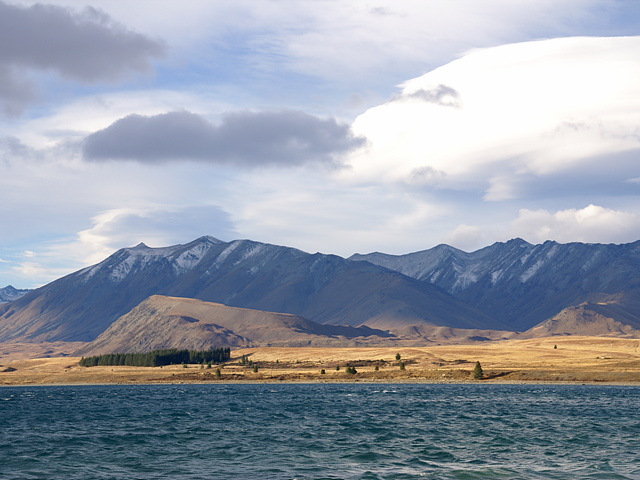
#> input picture 05.geometric_transform/tekapo.bmp, 640 x 480 px
$ python 05.rotation1.py
#> lines starting #> are read from the running program, lines starting #| are printed output that depends on the picture
import sys
import math
import numpy as np
import cv2


src = cv2.imread("tekapo.bmp")
#> src is the input picture: shape (480, 640, 3); mean B, G, R 169.8, 157.4, 149.7

if src is None:
    print("Image load failed!")
    sys.exit()

rad = 20 * math.pi / 180 # 반시계방향으로 20도 돌림
aff = np.array(
    [[math.cos(rad), math.sin(rad), 0], [-math.sin(rad), math.cos(rad), 0]],
    dtype=np.float32,
)

dst = cv2.warpAffine(src, aff, (0, 0))
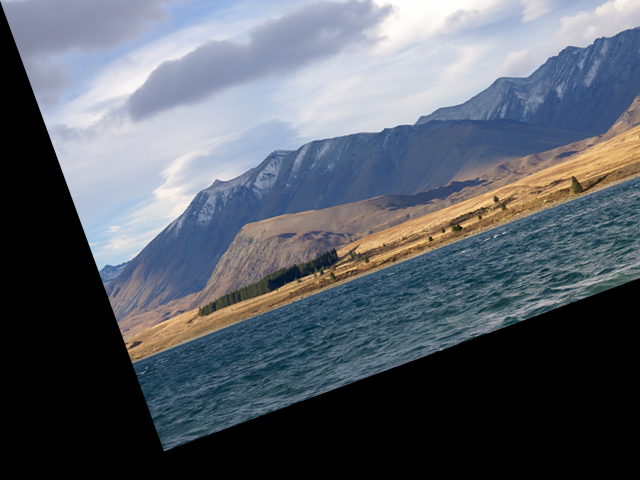
#> dst: shape (480, 640, 3); mean B, G, R 105.2, 95.9, 89.6

cv2.imshow("src", src)
cv2.imshow("dst", dst)
cv2.waitKey()

cv2.destroyAllWindows()

$ run again, with 05.geometric_transform/cat.bmp copied over 05.geometric_transform/tekapo.bmp
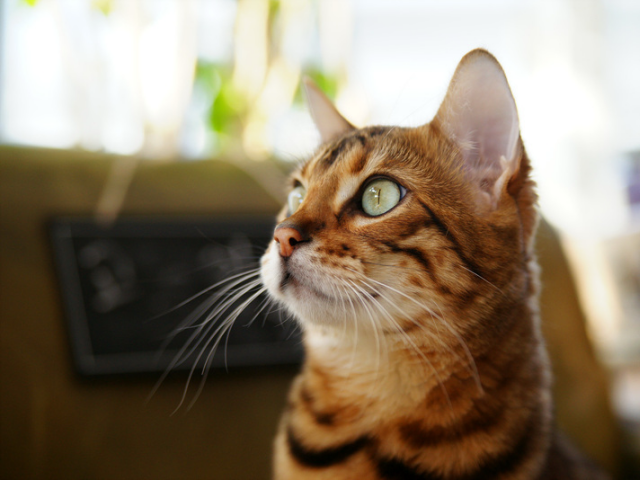
#> input picture 05.geometric_transform/cat.bmp, 640 x 480 px
#> src is the input picture: shape (480, 640, 3); mean B, G, R 104.5, 125.6, 140.8
#> `dst = cv2.warpAffine(src, aff, (0, 0))`:
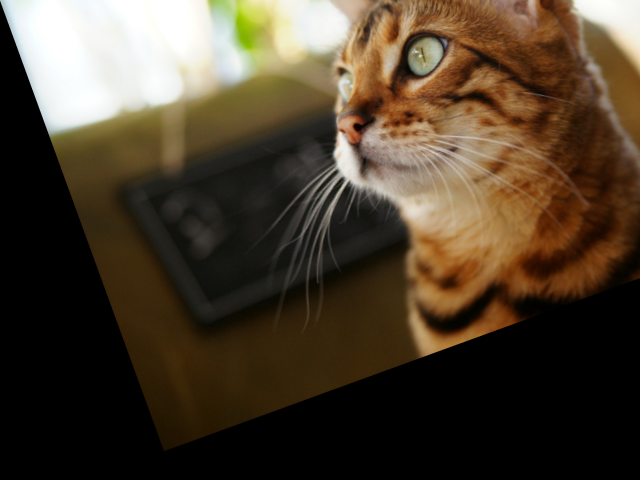
#> dst: shape (480, 640, 3); mean B, G, R 46.1, 63.1, 76.1

$ run again, with 05.geometric_transform/rose.bmp copied over 05.geometric_transform/tekapo.bmp
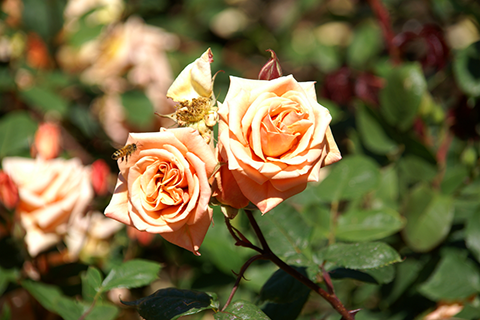
#> input picture 05.geometric_transform/rose.bmp, 480 x 320 px
#> src is the input picture: shape (320, 480, 3); mean B, G, R 63.1, 103.6, 116.2
#> `dst = cv2.warpAffine(src, aff, (0, 0))`:
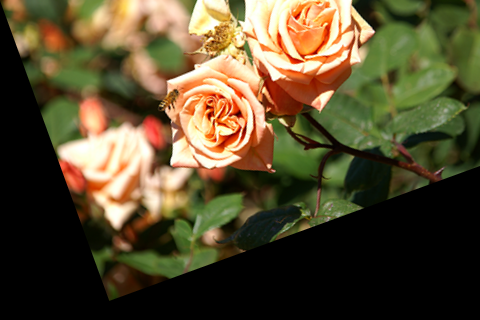
#> dst: shape (320, 480, 3); mean B, G, R 47.1, 76, 87.3
